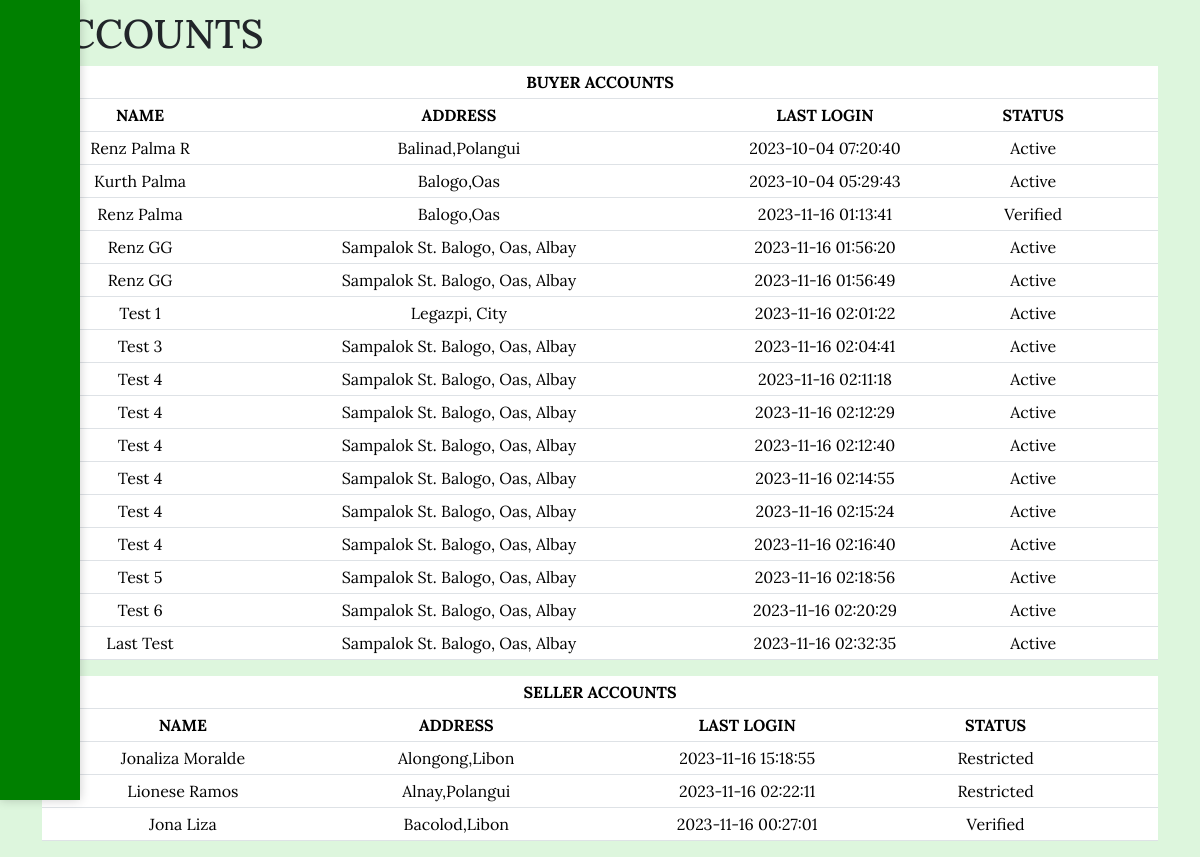
Page /account_management.php on the committed database.
### tables this page shows
CREATE TABLE `users` (
  `user_id` int(100) NOT NULL,
  `username` varchar(50) NOT NULL,
  `password` varchar(100) NOT NULL,
  `fullname` text NOT NULL,
  `number` varchar(13) NOT NULL,
  `address` varchar(50) NOT NULL,
  `municipality` varchar(20) NOT NULL,
  `user_type` text NOT NULL,
  `pickup_address` varchar(100) DEFAULT NULL,
  `delivery_area` varchar(200) NOT NULL,
  `forgot_code` varchar(20) DEFAULT NULL,
  `sts` text NOT NULL DEFAULT 'Active',
  `last_login` timestamp NOT NULL DEFAULT current_timestamp()
);

### account_management.php (the view, shortened to what this page needs)
<?php
require_once './includes/db.php';
$buyerAccountsQuery = "SELECT * FROM users WHERE user_type = 'Buyer'";
$buyerAccountsResult = mysqli_query($conn, $buyerAccountsQuery);
$sellerAccountsQuery = "SELECT * FROM users WHERE user_type = 'Seller'";
$sellerAccountsResult = mysqli_query($conn, $sellerAccountsQuery);
?>
<!DOCTYPE html>
<html lang="en">
<head>
    <?php require_once './includes/head.php'; ?>
</head>
<body class="pad">
    <div class="container">
        <?php require_once './includes/sidenav.php';?>
        <div class="row">
            <h1 style="padding-top: 10px;">ACCOUNTS</h1>
            <div class="col-md-12">
                <div class="table">
                    <table class="table table-responsive table-sm">
                        <thead class="text-center">
                            <tr>
                                <th colspan="5">BUYER ACCOUNTS</th>
                            </tr>
                        </thead>
                        <thead class="text-center">
                            <tr>
                                <th>NAME</th>
                                <th>ADDRESS</th>
                                <th>LAST LOGIN</th>
                                <th>STATUS</th>
                                <th></th>
                            </tr>
                        </thead>
                        <tbody class="text-center">
                            <?php while ($buyer = mysqli_fetch_assoc($buyerAccountsResult)) { ?>
                                <tr>
                                    <td><?php echo $buyer['fullname']; ?></td>
                                    <td><?php echo $buyer['address']; ?></td>
                                    <td><?php echo $buyer['last_login']; ?></td>
                                    <td><?php echo $buyer['sts']; ?></td>
                                    <td>
                                        <button type="button" class="btn" data-bs-toggle="modal" data-bs-target="#buyerInfoModal<?php echo $buyer['user_id']; ?>"><ion-icon name="information-circle-outline"></ion-icon></button>
                                    </td>
                                </tr>
                            <?php } ?>
                        </tbody>
                    </table>
                </div>
            </div>
            <div class="col-md-12">
                <div class="table">
                    <table class="table table-responsive table-sm">
                        <thead class="text-center">
                            <tr>
                                <th colspan="5">SELLER ACCOUNTS</th>
                            </tr>
                        </thead>
                        <thead class="text-center">
                            <tr>
                                <th>NAME</th>
                                <th>ADDRESS</th>
                                <th>LAST LOGIN</th>
                                <th>STATUS</th>
                                <th></th>
                            </tr>
                        </thead>
                        <tbody class="text-center">
                            <?php while ($seller = mysqli_fetch_assoc($sellerAccountsResult)) { ?>
                                <tr>
                                    <td><?php echo $seller['fullname']; ?></td>
                                    <td><?php echo $seller['address']; ?></td>
                                    <td><?php echo $seller['last_login']; ?></td>
                                    <td><?php echo $seller['sts']; ?></td>
                                    <td>
                                        <button type="button" class="btn" data-bs-toggle="modal" data-bs-target="#sellerInfoModal<?php echo $seller['user_id']; ?>"><ion-icon name="information-circle-outline"></ion-icon></button>
                                    </td>
                                </tr>
                            <?php } ?>
                        </tbody>
                    </table>
                </div>
            </div>
        </div>
    </div>
</body>
</html>

### includes/head.php (shortened to what this page needs)
<link href="https://cdn.jsdelivr.net/npm/bootstrap@5.3.1/dist/css/bootstrap.min.css" rel="stylesheet">
<link rel="stylesheet" href="./css/css.css">
<link rel="stylesheet" href="https://cdn.jsdelivr.net/npm/bootstrap-icons@1.11.1/font/bootstrap-icons.css">

### includes/sidenav.php (shortened to what this page needs)
<?php
  require_once 'db.php';
  $user_id = $_SESSION['user_id'];
?>
<aside>
    <div class="sidebar">
      <div class="top">
      </div>
      <ul>
        <?php
          $que = "SELECT user_type FROM users WHERE user_id = '$user_id'";
          $q = mysqli_query($conn, $que);
          $r = mysqli_fetch_assoc($q);
          $w = $r['user_type'];
          if($w == 'Admin'){ ?>
          <li>
            <a href="dashboard_admin.php" class="nav-item1">
              <i><ion-icon name="grid-outline"></ion-icon></i>
              <span class="nav-item">Dashboard</span>
            </a>
          </li>
          <li>
            <a href="productlist.php" class="nav-item1">
              <i><ion-icon name="nutrition-outline"></ion-icon></i>
              <span class="nav-item">Inventory</span>
            </a>
          </li>
          <li>
            <a href="account_management.php" class="nav-item1">
            <i><ion-icon name="people-circle-outline"></ion-icon></i>
              <span class="nav-item">Accounts</span>
            </a>
          </li>
          <li>
          <a href="logout.php" class="nav-item1">
           <i><ion-icon name="log-out-outline"></ion-icon></i>
            <span class="nav-item">Logout</span>
          </a>
        </li>
          <li>
            <a href="./index.php" class="nav-item1 my-5" data-bs-toggle="tooltip" data-bs-title="BACK HOME">
              <i><ion-icon name="swap-horizontal-outline"></ion-icon></i>
              <span class="nav-item">HOME</span>
            </a>
          </li>
        <?php } else{ ?>
          <li>
          <a href="seller.php" class="nav-item1">
          </a>
        </li>
        <li>
          <a href="inventory.php" class="nav-item1">
          </a>
        </li>
        <li>
          <a href="seller_orders.php" class="nav-item1">
          </a>
        </li>
        <li>
          <a href="logout.php" class="nav-item1">
          </a>
        </li>
        <li>
          <a href="./index.php" class="nav-item1 my-5" data-bs-toggle="tooltip" data-bs-title="BACK HOME">
          </a>
        </li>
        <?php } ?>
      </ul>
    </div>
  </aside>

### css/css.css (style rules this page uses)
* { font-family: "Anton", sans-serif; font-family: "Lora", serif; }
body { background-color: rgb(221, 246, 221); }

### rows in the picture
users: fullname "Renz Palma R", address "Balinad,Polangui", last_login "2023-10-04 07:20:40", sts "Active"
users: fullname "Kurth Palma", address "Balogo,Oas", last_login "2023-10-04 05:29:43", sts "Active"
users: fullname "Renz Palma", address "Balogo,Oas", last_login "2023-11-16 01:13:41", sts "Verified"
users: fullname "Renz GG", address "Sampalok St. Balogo, Oas, Albay", last_login "2023-11-16 01:56:20", sts "Active"
users: fullname "Renz GG", address "Sampalok St. Balogo, Oas, Albay", last_login "2023-11-16 01:56:49", sts "Active"
users: fullname "Test 1", address "Legazpi, City", last_login "2023-11-16 02:01:22", sts "Active"
users: fullname "Test 3", address "Sampalok St. Balogo, Oas, Albay", last_login "2023-11-16 02:04:41", sts "Active"
users: fullname "Test 4", address "Sampalok St. Balogo, Oas, Albay", last_login "2023-11-16 02:11:18", sts "Active"
users: fullname "Test 4", address "Sampalok St. Balogo, Oas, Albay", last_login "2023-11-16 02:12:29", sts "Active"
users: fullname "Test 4", address "Sampalok St. Balogo, Oas, Albay", last_login "2023-11-16 02:12:40", sts "Active"
users: fullname "Test 4", address "Sampalok St. Balogo, Oas, Albay", last_login "2023-11-16 02:14:55", sts "Active"
users: fullname "Test 4", address "Sampalok St. Balogo, Oas, Albay", last_login "2023-11-16 02:15:24", sts "Active"
users: fullname "Test 4", address "Sampalok St. Balogo, Oas, Albay", last_login "2023-11-16 02:16:40", sts "Active"
users: fullname "Test 5", address "Sampalok St. Balogo, Oas, Albay", last_login "2023-11-16 02:18:56", sts "Active"
users: fullname "Test 6", address "Sampalok St. Balogo, Oas, Albay", last_login "2023-11-16 02:20:29", sts "Active"
users: fullname "Last Test", address "Sampalok St. Balogo, Oas, Albay", last_login "2023-11-16 02:32:35", sts "Active"
users: fullname "Jonaliza Moralde", address "Alongong,Libon", last_login "2023-11-16 15:18:55", sts "Restricted"
users: fullname "Lionese Ramos", address "Alnay,Polangui", last_login "2023-11-16 02:22:11", sts "Restricted"
users: fullname "Jona Liza", address "Bacolod,Libon", last_login "2023-11-16 00:27:01", sts "Verified"
